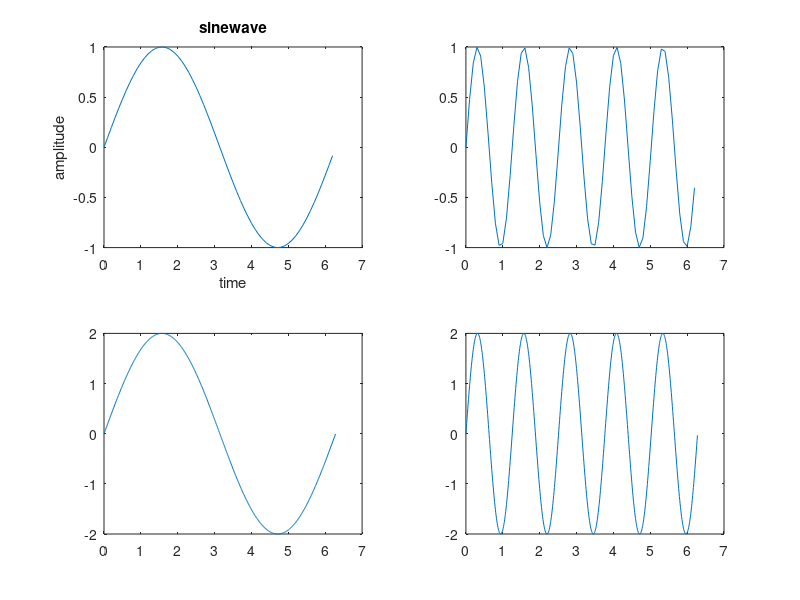

This chart was generated by the following MATLAB code:
clc; 
clear; 
close; 
t = 0:0.1:2*pi; 
x = sin(t); 
subplot(2,2,1); 
plot(t,x); 
xlabel('time'); 
ylabel('amplitude'); 
title('sinewave'); 
t = 0:0.1:2*pi; 
y = sin(5*t); 
subplot(2,2,2); 
plot(t,y); 
t = 0:0.01:2*pi; 
y2 = 2*sin(t); 
subplot(2,2,3); 
plot(t,y2); 
y3 = 2*sin(5*t); 
subplot(2,2,4); 
plot(t,y3); 
